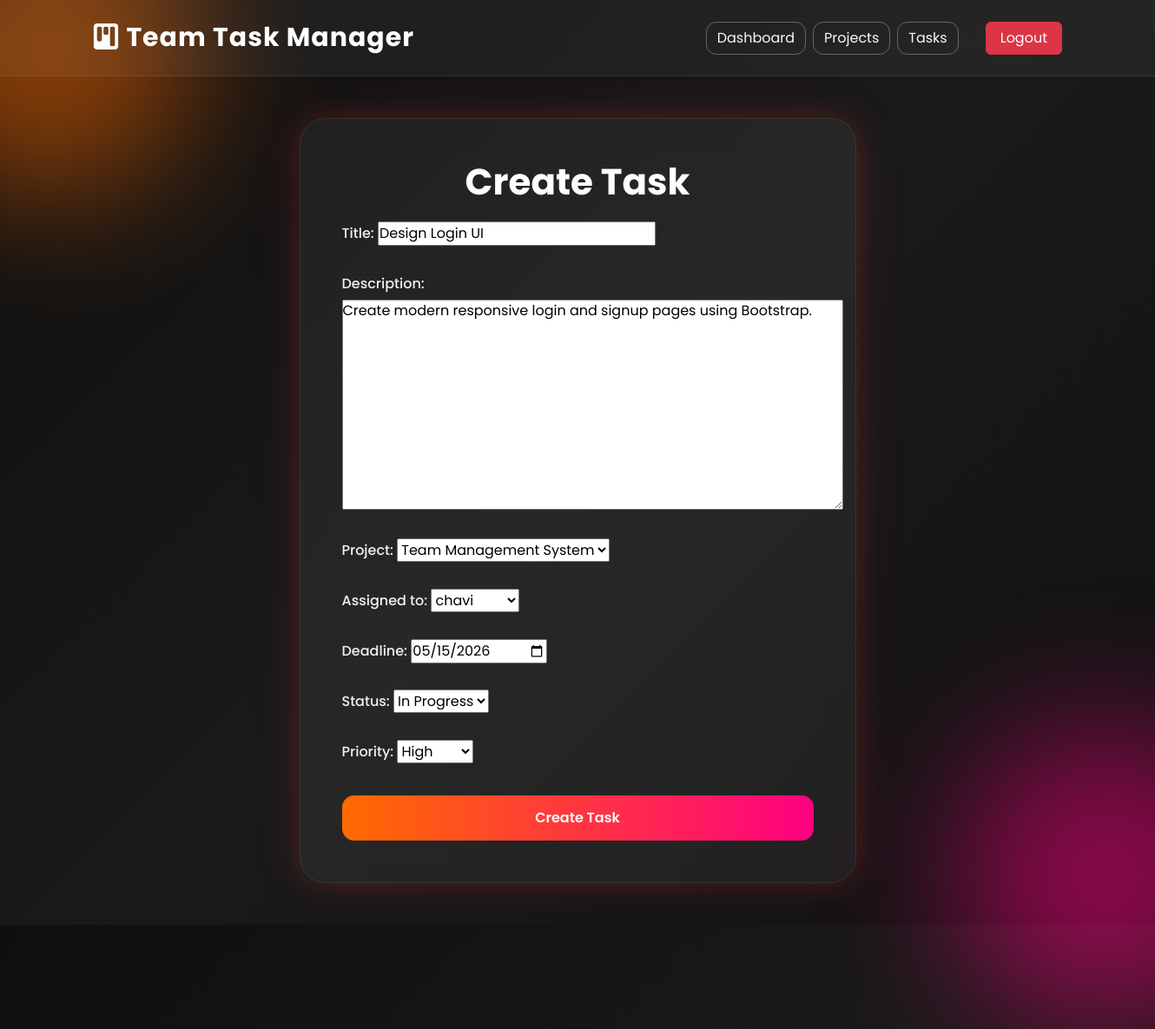
The page /tasks/edit/1/ (signed in) on the database its author committed.
### tasks/models.py (models this page shows, shortened)
class Task(models.Model):
    STATUS_CHOICES = (
        ('TODO', 'Todo'),
        ('IN_PROGRESS', 'In Progress'),
        ('DONE', 'Done'),
    )
    PRIORITY_CHOICES = (
        ('LOW', 'Low'),
        ('MEDIUM', 'Medium'),
        ('HIGH', 'High'),
    )
    title = models.CharField(max_length=200)
    description = models.TextField()
    project = models.ForeignKey(
        Project,
        on_delete=models.CASCADE,
        related_name='tasks'
    )
    assigned_to = models.ForeignKey(
        settings.AUTH_USER_MODEL,
        on_delete=models.CASCADE,
        related_name='tasks'
    )
    deadline = models.DateField()
    status = models.CharField(
        max_length=20,
        choices=STATUS_CHOICES,
        default='TODO'
    )
    priority = models.CharField(
        max_length=20,
        choices=PRIORITY_CHOICES,
        default='MEDIUM'
    )
    created_at = models.DateTimeField(auto_now_add=True)

### tasks/views.py (the view)
@login_required
def edit_task(request, task_id):
    task = get_object_or_404(Task, id=task_id)
    if request.method == 'POST':
        form = TaskForm(request.POST, instance=task)
        if form.is_valid():
            form.save()
            return redirect('task_list')
    else:
        form = TaskForm(instance=task)
    return render(
        request,
        'tasks/create_task.html',
        {'form': form}
    )

### tasks/forms.py (shortened to what this page needs)
class TaskForm(forms.ModelForm):
    class Meta:
        model = Task
        fields = [
            'title',
            'description',
            'project',
            'assigned_to',
            'deadline',
            'status',
            'priority'
        ]
        widgets = {
    'deadline': forms.DateInput(
        attrs={'type': 'date'}
    )
}

### projects/models.py (called while the page is built)
    def __str__(self):
        return self.name

### users/models.py (called while the page is built)
    def __str__(self):
        return self.username

### templates/tasks/create_task.html (shortened to what this page needs)
{% extends 'base.html' %}
{% block content %}
<div class="row justify-content-center">
    <div class="col-md-7">
        <div class="glass-card p-5">
            <h1 class="main-title">
                Create Task
            </h1>
            <form method="POST">
                {{ form.as_p }}
                <button type="submit"
                class="btn btn-modern w-100 mt-3">
                    Create Task
                </button>
            </form>
        </div>
    </div>
</div>
{% endblock %}

### templates/base.html (style rules this page uses)
* { margin:0; padding:0; box-sizing:border-box; }
body { font-family:'Poppins',sans-serif; min-height:100vh; overflow-x:hidden; background: linear-gradient( 135deg, #0f0f0f, #1a1a1a, #111111); position:relative; }
.glass-card { background:rgba(255,255,255,0.06); border:1px solid rgba(255,255,255,0.08); backdrop-filter:blur(18px); border-radius:30px; box-shadow: 0 0 30px rgba(255,107,0,0.15), 0 0 60px rgba(255,0,128,0.12); color:white; transition:0.4s; }
.main-title { font-size:42px; font-weight:700; text-align:center; margin-bottom:10px; color:white; }
label { margin-top:12px; margin-bottom:6px; font-weight:500; color:#f1f1f1; }
.btn-modern { background:linear-gradient( to right, #ff6b00, #ff0080); border:none; border-radius:14px; padding:14px; font-weight:600; font-size:16px; transition:0.3s; color:white; }

### rows shown on the page
Task: title "Design Login UI", description "Create modern responsive login and signup pages using Bootstrap.", project "Team Management System", assigned_to "chavi", deadline "05/15/2026", status "In Progress", priority "High"
